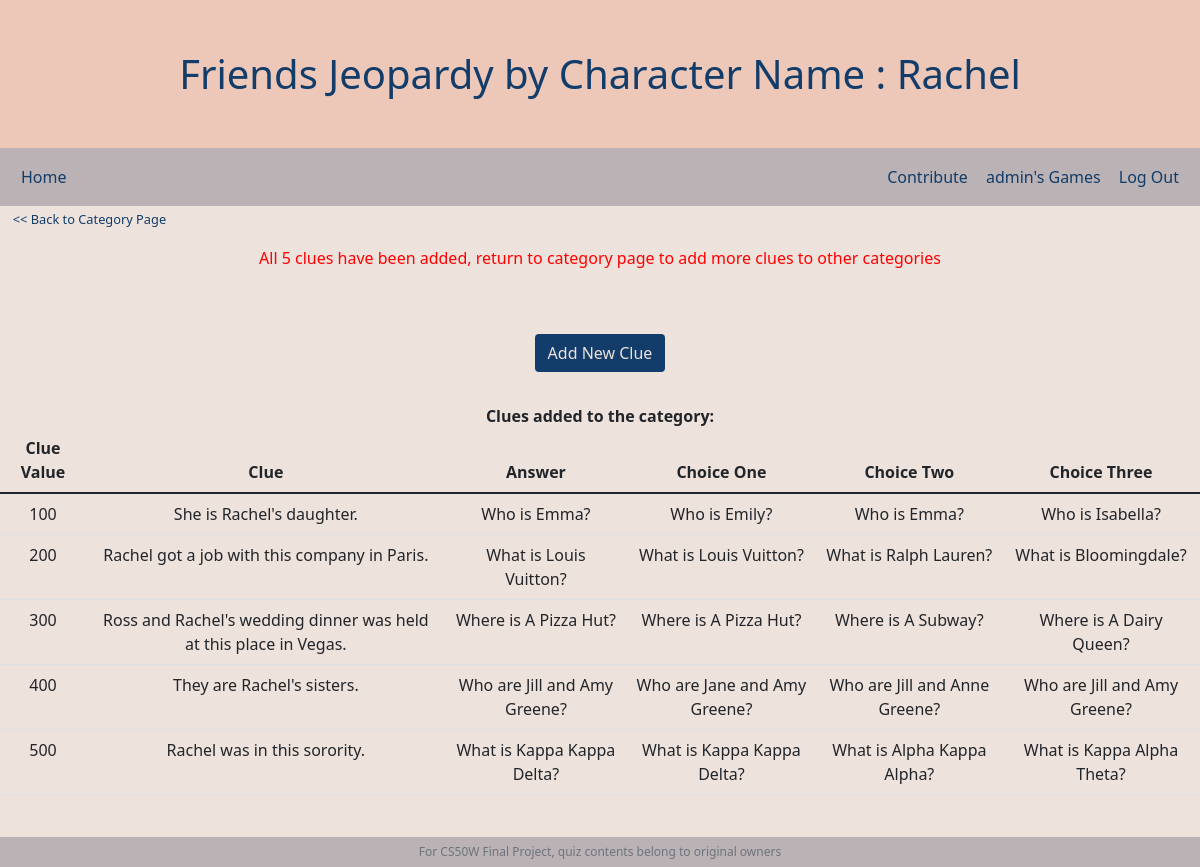
The page /add/4/1 (signed in) on the database its author committed.
### jeopardy/models.py (models this page shows, shortened)
class Category(models.Model):
    category = models.CharField(max_length=50)
    jeopardy = models.ForeignKey(Jeopardy, on_delete=models.CASCADE, )
    def __str__(self):
        return f"{self.jeopardy} : {self.category}"

class Jeopardy(models.Model):
    subject = models.ForeignKey(Subject, on_delete=models.CASCADE)
    name = models.CharField(max_length=2000)
    owner = models.ForeignKey(settings.AUTH_USER_MODEL, on_delete=models.CASCADE, related_name="jeopardy")
    date = models.DateField(auto_now_add=True)
    def __str__(self):
        return f"{self.name}"

class User(AbstractUser):
    pass

class Question(models.Model):
    category = models.ForeignKey(Category, on_delete=models.CASCADE, )
    clue = models.CharField(max_length=2000)
    class Cluevalue(models.IntegerChoices):
        ONEHUNDRED = 100
        TWOHUNDRED = 200
        THREEHUNDRED = 300
        FOURHUNDRED = 400
        FIVEHUNDRED = 500
    cluevalue = models.IntegerField(choices=Cluevalue.choices)
    answer = models.CharField(max_length=2000)
    choiceone = models.CharField(max_length=2000)
    choicetwo = models.CharField(max_length=2000)
    choicethree = models.CharField(max_length=2000)
    answered = models.BooleanField(default=False)
    class Meta:
        ordering = ['cluevalue']

### jeopardy/views.py (the view, shortened to what this page needs)
# urls.py: path("add/<int:jeopardy_id>/<int:category_id>",views.addques, name="addques"),
@login_required
def addques(request, jeopardy_id, category_id):
    jeopardy = Jeopardy.objects.get(pk=jeopardy_id)
    category = Category.objects.get(pk=category_id)
    questions = Question.objects.filter(category=category.id)
    if jeopardy.owner != request.user:
        return HttpResponseRedirect(reverse("profile"))
    if questions.count() == 5:
        return render(request, "addques.html", {
            "message": "All 5 clues have been added, return to category page to add more clues to other categories",
            "jeopardy": jeopardy,
            "category": category,
            "questions": questions,
        })

### jeopardy/templates/addques.html (shortened to what this page needs)
{% extends "layout.html" %}
{% load static %}
{% block head %}
    {{category}}
{% endblock %}
{% block body %}
    <a id="bread" href="/add/{{jeopardy.id}}"><< Back to Category Page</a>
    {% if message %}
            <div class="message">
                {{message}}
            </div>
    {% endif %}
    <br>
    <form action="/add/{{jeopardy.id}}/{{category.id}}" method="post" class="formbody">
        <input class="btn submit" type="submit" value="Add New Clue">
    </form>
    <div class="center cluetable">
        <strong>Clues added to the category:</strong>
        <table class="table">
            <thead>
                <tr>
                    <th scope="col">Clue Value</th>
                    <th scope="col">Clue</th>
                    <th scope="col">Answer</th>
                    <th scope="col">Choice One</th>
                    <th scope="col">Choice Two</th>
                    <th scope="col">Choice Three</th>
                </tr>
            </thead>
            <tbody>
                {% for question in questions %}
                <tr>
                        <td>{{question.cluevalue}}</td>
                        <td>{{question.clue}}</td>
                        <td>{{question.answer}}</td>
                        <td>{{question.choiceone}}</td>
                        <td>{{question.choicetwo}}</td>
                        <td>{{question.choicethree}}</td>
                </tr>
                {% endfor %}
            </tbody>
        </table>
    </div>
    <br>
{% endblock %}

### jeopardy/templates/layout.html (shortened to what this page needs)
{% load static %}
<!DOCTYPE html>
<html lang="en">
    <head>
        <link rel="stylesheet" href="https://cdn.jsdelivr.net/npm/bootstrap@5.1.3/dist/css/bootstrap.min.css">
        <link rel="stylesheet" href="https://cdn.jsdelivr.net/npm/bootstrap-icons@1.9.0/font/bootstrap-icons.css">
        <link rel="stylesheet" href="{% static 'styles.css' %}">
    </head>
    <body>
        <h1 class="head">
            {% block head %}
            {% endblock %}
        </h1>
        <nav class="navbar d-flex">
            <div class="container-fluid">
                <button class="btn me-auto p-2" type="button"><a id="nav" href="/">Home</a></button>
                {% if user.is_authenticated %}
                    <button class="btn p-2" type="button"><a id="nav" href="{% url 'add' %}">Contribute</a></button>
                    <button class="btn p-2" type="button" id="username"><a id="nav" href="{% url 'profile' %}">{{request.user}}'s Games</a></button>
                    <button class="btn p-2" type="button"><a id="nav" href="{% url 'logout' %}">Log Out</a></button>
                {% else %}
                    <button class="btn p-2" type="button"><a id="nav" href="{% url 'register' %}">Register</a></button>
                    <button class="btn p-2" type="button"><a id="nav" href="{% url 'login' %}">Log In</a></button>
                {% endif %}
            </div>
        </nav>
        {% block body %}
        {% endblock %}
    </body>
    <footer class="footer fixed-bottom text-center text-muted">
        For CS50W Final Project, quiz contents belong to original owners
    </footer>
</html>

### jeopardy/static/styles.css (style rules this page uses)
body { background-color: #eee2dc; }
a { text-decoration: none; color: #123c69; }
footer { padding-top: 0.5em; padding-bottom: 0.5em; font-size: 0.75em; background-color: #bab2b5; }
.head { background-color: #edc7b7; color: #123c69; text-align: center; padding: 1.25em; font-size: 2.5em; margin-bottom: 0em; }
.navbar { background-color: #bab2b5; }
.formbody { text-align: center; margin-top:2em; }
.submit { margin-top:0.5em; background-color: #123c69; color: #eee2dc; }
.center { margin-top: 2em; text-align: center; }
.message { text-align: center; color: red; margin-top: 1em; }
.cluetable { margin-bottom: 3em; }
#bread { margin: 1em; font-size: 0.8em; }

### rows shown on the page
Category: jeopardy+category "Friends Jeopardy by Character Name : Rachel"
User: user "admin"
Question: cluevalue "100", clue "She is Rachel's daughter.", answer "Who is Emma?", choiceone "Who is Emily?", choicetwo "Who is Emma?", choicethree "Who is Isabella?"
Question: cluevalue "200", clue "Rachel got a job with this company in Paris.", answer "What is Louis Vuitton?", choiceone "What is Louis Vuitton?", choicetwo "What is Ralph Lauren?", choicethree "What is Bloomingdale?"
Question: cluevalue "300", clue "Ross and Rachel's wedding dinner was held at this place in Vegas.", answer "Where is A Pizza Hut?", choiceone "Where is A Pizza Hut?", choicetwo "Where is A Subway?", choicethree "Where is A Dairy Queen?"
Question: cluevalue "400", clue "They are Rachel's sisters.", answer "Who are Jill and Amy Greene?", choiceone "Who are Jane and Amy Greene?", choicetwo "Who are Jill and Anne Greene?", choicethree "Who are Jill and Amy Greene?"
Question: cluevalue "500", clue "Rachel was in this sorority.", answer "What is Kappa Kappa Delta?", choiceone "What is Kappa Kappa Delta?", choicetwo "What is Alpha Kappa Alpha?", choicethree "What is Kappa Alpha Theta?"

### other values the page prints
{{ message }} "All 5 clues have been added, return to category page to add more clues to other categories"
